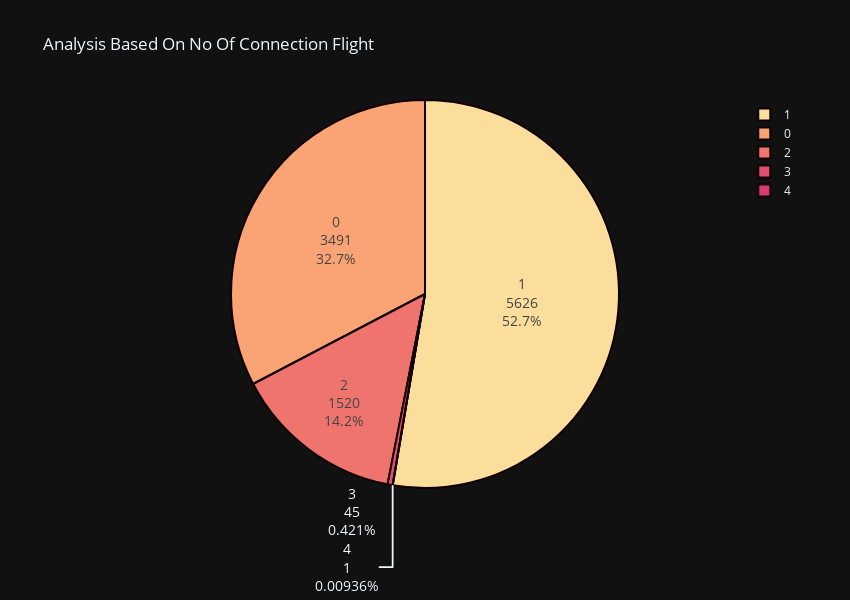

Notebook cell for this chart:
### Markdown cell above
<h2 style="color:#254E58;font-size: 1em "><b> 🔎 Analysis based on No of Layover</b>

### Code cell
stop=df_eda.groupby('Stops').Stops.count().sort_values(ascending=True)
colors = ["gold", "mediumturquoise", "darkorange", "lightgreen",'lightorange']
fig=px.pie(
    values=stop.values,
    names=stop.index,
    title= 'Analysis Based On No Of Connection Flight',
    width=850,height=600,
    color_discrete_sequence=px.colors.sequential.Sunsetdark,
    template='plotly_dark'
    
       )

fig.update_traces(textinfo='label+percent+value', textfont_size=14,
                  marker=dict(line=dict(color='#100000', width=2)))

fig.show()

### Figure 1 — Plotly figure (JSON) as saved in the notebook; plotly's stock layout.template omitted (floating-point values rounded to 4 significant figures)
{"data": [{"domain": {"x": [0, 1], "y": [0, 1]}, "hovertemplate": "label=%{label}<br>value=%{value}<extra></extra>", "labels": [4, 3, 2, 0, 1], "legendgroup": "", "marker": {"line": {"color": "#100000", "width": 2}}, "name": "", "showlegend": true, "textfont": {"size": 14}, "textinfo": "label+percent+value", "type": "pie", "values": [1, 45, 1520, 3491, 5626]}], "layout": {"height": 600, "legend": {"tracegroupgap": 0}, "piecolorway": ["rgb(252, 222, 156)", "rgb(250, 164, 118)", "rgb(240, 116, 110)", "rgb(227, 79, 111)", "rgb(220, 57, 119)", "rgb(185, 37, 122)", "rgb(124, 29, 111)"], "title": {"text": "Analysis Based On No Of Connection Flight"}, "width": 850}}
